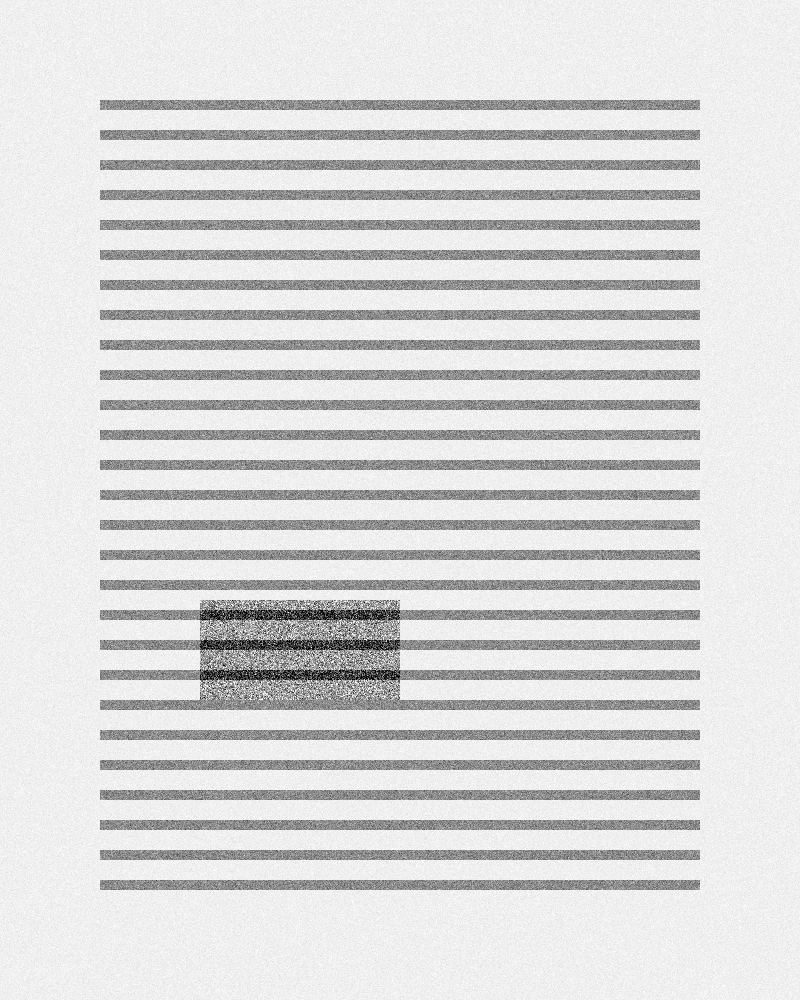
#> input picture backend/data/synthetic/images/added_content_000.png, 800 x 1000 px
$ python -i generate_synthetic.py   (imports and definitions only)
#> lines starting #> are read from the running program, lines starting #| are printed output that depends on the picture
#> further down, picture is the input picture: shape (1000, 800, 3); min 0, max 255, mean 217.3
import json
import math
import random
from pathlib import Path

import cv2
import numpy as np
from PIL import Image
from tqdm import tqdm

# Set seeds for reproducibility
# [2 lines not run here, left out]

IMG_W = 800
IMG_H = 1000
MARGIN = 20

# ---------------------------------------------------------
# Base Document Generators
# ---------------------------------------------------------

# [22 lines left out: function _draw_text_lines, not called in this run]

def base_clean_white():
    img = np.full((IMG_H, IMG_W, 3), 255, dtype=np.uint8)
    return _draw_text_lines(img, IMG_W, IMG_H)

# [167 lines left out: functions base_yellowed_aged, base_high_noise, base_lined_paper, generate_base_document, gen_copy_paste, gen_overwrite and 2 more, not called in this run]

def gen_merged(img):
    is_vertical = random.random() < 0.5

    img_f = img.astype(np.float32)

    if is_vertical:
        split_pos = int(IMG_W * random.uniform(0.3, 0.7))
        bbox = {"x": split_pos - 10, "y": 0, "w": 20, "h": IMG_H}

        m_left = random.uniform(0.85, 0.97)
        m_right = random.uniform(1.03, 1.18)

        mask = np.zeros((IMG_H, IMG_W, 3), dtype=np.float32)
        mask[:, :split_pos, :] = m_left
        mask[:, split_pos:, :] = m_right

    else:
        split_pos = int(IMG_H * random.uniform(0.3, 0.7))
        bbox = {"x": 0, "y": split_pos - 10, "w": IMG_W, "h": 20}

        m_top = random.uniform(0.85, 0.97)
        m_bot = random.uniform(1.03, 1.18)

        mask = np.zeros((IMG_H, IMG_W, 3), dtype=np.float32)
        mask[:split_pos, :, :] = m_top
        mask[split_pos:, :, :] = m_bot

    mask = cv2.GaussianBlur(mask, (15, 15), 5)
    img_f = img_f * mask
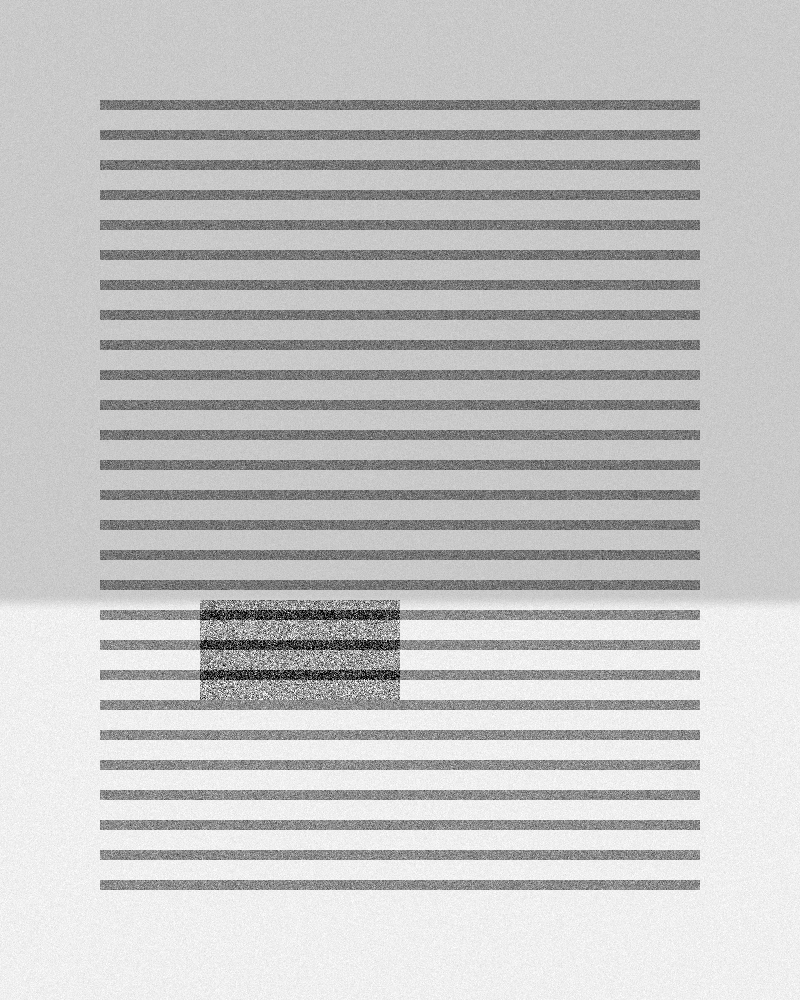
#> img_f: shape (1000, 800, 3) float32; min 0, max 272.6, mean 210.1; drawn with min black and max white
    img_f = np.clip(img_f, 0, 255).astype(np.uint8)

    # Slight rotation difference
    if random.random() < 0.3:
        angle = random.uniform(-0.5, 0.5)
        center = (IMG_W // 2, IMG_H // 2)
        M = cv2.getRotationMatrix2D(center, angle, 1.0)

        if is_vertical:
            half = img_f[:, split_pos:].copy()
            h, w = half.shape[:2]
            rotated = cv2.warpAffine(half, M, (w, h), borderValue=(255, 255, 255))
            img_f[:, split_pos:] = rotated
        else:
            half = img_f[split_pos:, :].copy()
            h, w = half.shape[:2]
            rotated = cv2.warpAffine(half, M, (w, h), borderValue=(255, 255, 255))
            img_f[split_pos:, :] = rotated

    return img_f, bbox

# [155 lines left out: functions gen_watermark, gen_spacing, gen_ai_generated, gen_ai_edit, not called in this run]

def gen_authentic(img):
    return img, {"x": 0, "y": 0, "w": 0, "h": 0}

# ---------------------------------------------------------
# Augmentations
# ---------------------------------------------------------

# [22 lines left out: function apply_augmentations, not called in this run]

# ---------------------------------------------------------
# Pipeline and Splits
# ---------------------------------------------------------

CLASS_CONFIGS = {
    "added_content": (500, gen_added_content),
    "ai_generated": (500, gen_ai_generated),
    "ai_edit": (500, gen_ai_edit),
    "copy_paste": (300, gen_copy_paste),
    "overwrite": (300, gen_overwrite),
    "spacing": (300, gen_spacing),
    "erasure": (200, gen_erasure),
    "merged": (200, gen_merged),
    "watermark": (200, gen_watermark),
    "authentic": (500, gen_authentic),
}

# [151 lines left out: functions create_splits, sanity_check, main, not called in this run]

# [2 lines not run here, left out]

>>> import cv2
>>> picture = cv2.imread('../data/synthetic/images/added_content_000.png')
>>> result = gen_merged(picture)
